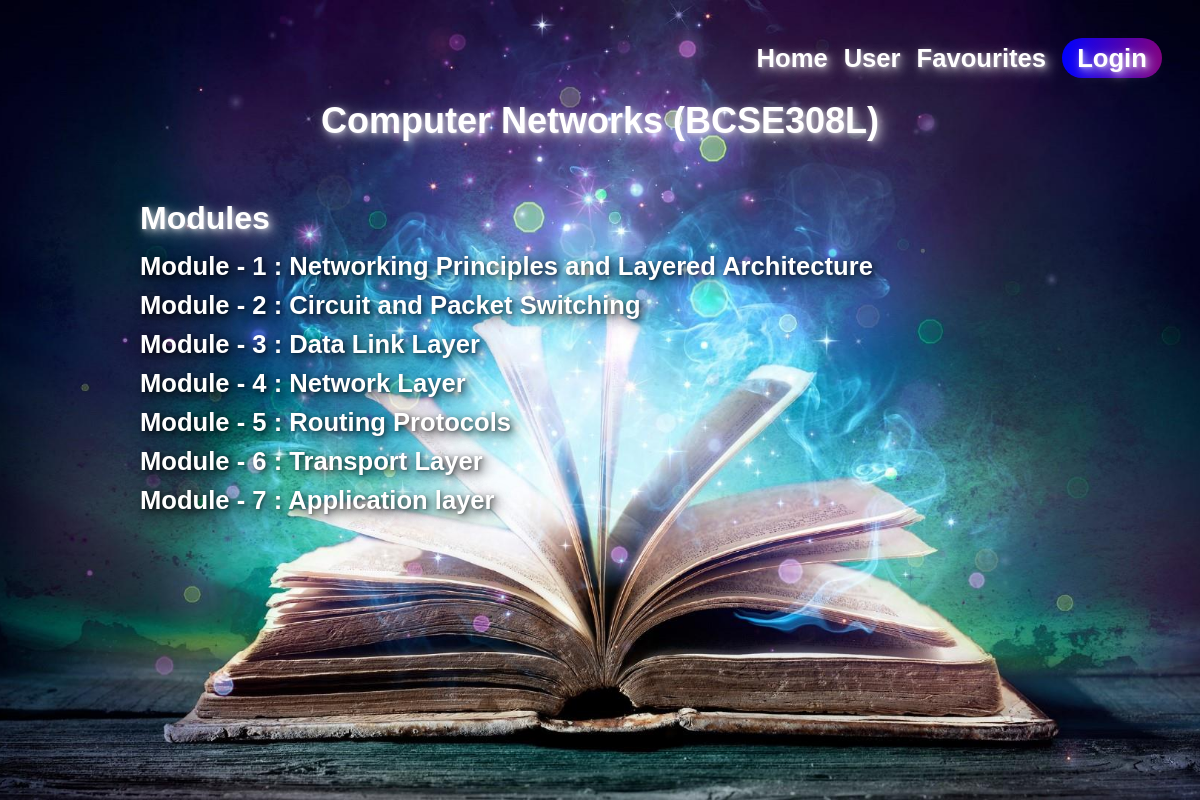
The app's page /books/subject/BCSE308L/ with its own data.
### books/models.py (models this page shows, shortened)
class Subject(models.Model):
    code = models.CharField(max_length=50, unique=True)
    name = models.CharField(max_length=200)

class Module(models.Model):
    subject = models.ForeignKey(Subject, on_delete=models.CASCADE, related_name='modules')
    name = models.CharField(max_length = 255)
    file = models.FileField(upload_to='modules/', null = True, blank = True)

### books/views.py (the view)
# urls.py: path('subject/<str:code>/', views.subject_detail, name = 'subject_detail'),
def subject_detail(request, code):
    subject = get_object_or_404(Subject, code = code)
    modules = Module.objects.filter(subject = subject)
    return render(request, 'books/subject_detail.html', {'subject' : subject, 'modules' : modules})

### books/templates/books/subject_detail.html (shortened to what this page needs)
<!DOCTYPE html>
<html lang="en">
  <head>
    {% load static %}
    <link rel="stylesheet" href="{% static 'books/subjectStyles.css' %}" />
  </head>
  <body>
    <section>
      <div class="navbar">
        <span><a href="{% url 'subject_search' %}">Home</a></span>
        <span><a href="{% url 'profile' %}">User</a></span>
        <span><a href="{% url 'favorites_page' %}">Favourites</a></span>
        <span class="loginBtn"><a href="{% url 'login' %}">Login</a></span>
      </div>
      <div class="contentHeader">
        <h1>{{ subject.name }} ({{ subject.code }})</h1>
      </div>
      <div class="SubjectModules">
        <h2>Modules</h2>
        <ul>
          {% for module in modules %}
          <li>
            <a href="{{ module.file.url }}" target="_blank"
              >{{ module.name }}</a
            >
          </li>
          {% empty %}
          <li>No modules available.</li>
          {% endfor %}
        </ul>
      </div>
    </section>
  </body>
</html>

### books/static/books/subjectStyles.css (style rules this page uses)
html, body { height: 100%; width: 100%; overflow: hidden; }
* { margin: 0; padding: 0; box-sizing: border-box; font-family: 'Poppins', sans-serif; }
section { height: 100vh; justify-content: center; align-items: center; display: flex; width: 100%; background: url('Images/subjectDetailBG.jpg'); background-size: cover; background-position: center; animation: animateBg 5s linear infinite; }
.navbar { position: absolute; top: 30px; right: 30px; display: flex; justify-content: space-between; align-items: center; }
.navbar span { margin: 8px; }
.navbar a { color: #fff; text-decoration: none; font-size: 1.6em; font-weight: 600; z-index: 1; text-shadow: 1px 1px 2px rgba(255, 255, 255, 0.2), 2px 2px 5px rgba(255, 255, 255, 0.3), 3px 3px 10px rgba(255, 255, 255, 0.4), 4px 4px 15px rgba(255, 255, 255, 0.5); }
.navbar .loginBtn { background: linear-gradient(to right, blue, purple); width: 100px; height: 40px; border-radius: 40px; text-align: center; display: flex; justify-content: center; align-items: center; color: white; }
.contentHeader { position: absolute; top: 100px; color: #fff; font-size: 1.5em; font-weight: 600; z-index: 1; text-shadow: 1px 1px 2px rgba(255, 255, 255, 0.2), 2px 2px 5px rgba(255, 255, 255, 0.3), 3px 3px 10px rgba(255, 255, 255, 0.4), 4px 4px 15px rgba(255, 255, 255, 0.5); }
.SubjectModules { position: absolute; top: 180px; left: 50%; transform: translateX(-50%); width: 80%; padding: 20px; border-radius: 10px; }
.SubjectModules h2 { font-size: 2em; margin-bottom: 15px; color: #fff; font-weight: 600; z-index: 1; text-shadow: 1px 1px 2px rgba(255, 255, 255, 0.2), 2px 2px 5px rgba(255, 255, 255, 0.3), 3px 3px 10px rgba(255, 255, 255, 0.4), 4px 4px 15px rgba(255, 255, 255, 0.5); }
.SubjectModules ul { list-style-type: none; }
.SubjectModules li { margin-bottom: 10px; }
.SubjectModules a { font-size: 1.6em; text-decoration: none; color: #fff; z-index: 1; font-weight: 600; text-shadow: 1px 1px 2px rgba(0, 0, 0, 0.2), 2px 2px 5px rgba(0, 0, 0, 0.3), 3px 3px 10px rgba(0, 0, 0, 0.4), 4px 4px 15px rgba(0, 0, 0, 0.5); }

### records on screen
Subject: name "Computer Networks", code "BCSE308L"
Module: name "Module - 1 : Networking Principles and Layered Architecture"
Module: name "Module - 2 : Circuit and Packet Switching"
Module: name "Module - 3 : Data Link Layer"
Module: name "Module - 4 : Network Layer"
Module: name "Module - 5 : Routing Protocols"
Module: name "Module - 6 : Transport Layer"
Module: name "Module - 7 : Application layer"
